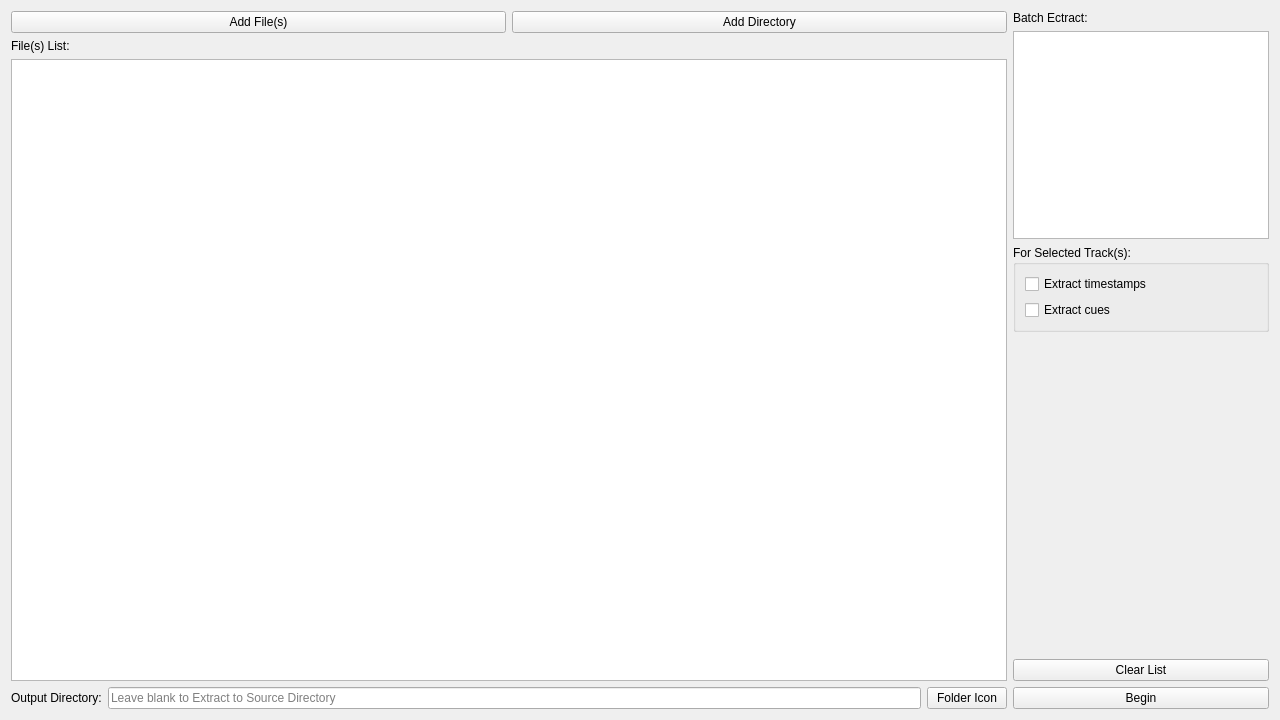
<?xml version="1.0" encoding="UTF-8"?>
<ui version="4.0">
 <class>Form</class>
 <widget class="QWidget" name="Form">
  <property name="geometry">
   <rect>
    <x>0</x>
    <y>0</y>
    <width>1280</width>
    <height>720</height>
   </rect>
  </property>
  <property name="windowTitle">
   <string>Form</string>
  </property>
  <layout class="QGridLayout" name="gridLayout_2" columnstretch="1,0">
   <item row="0" column="0">
    <layout class="QVBoxLayout" name="verticalLayout_7">
     <item>
      <layout class="QHBoxLayout" name="horizontalLayout_2">
       <item>
        <widget class="QPushButton" name="addfile_btn">
         <property name="text">
          <string>Add File(s)</string>
         </property>
        </widget>
       </item>
       <item>
        <widget class="QPushButton" name="adddir_btn">
         <property name="text">
          <string>Add Directory</string>
         </property>
        </widget>
       </item>
      </layout>
     </item>
     <item>
      <layout class="QVBoxLayout" name="verticalLayout_5">
       <item>
        <layout class="QVBoxLayout" name="verticalLayout_2">
         <item>
          <widget class="QLabel" name="label">
           <property name="text">
            <string>File(s) List:</string>
           </property>
          </widget>
         </item>
         <item>
          <widget class="QTreeView" name="files_tree"/>
         </item>
        </layout>
       </item>
       <item>
        <layout class="QHBoxLayout" name="horizontalLayout">
         <item>
          <widget class="QLabel" name="label_3">
           <property name="text">
            <string>Output Directory:</string>
           </property>
          </widget>
         </item>
         <item>
          <widget class="QLineEdit" name="output_dic_LE">
           <property name="inputMask">
            <string/>
           </property>
           <property name="placeholderText">
            <string>Leave blank to Extract to Source Directory</string>
           </property>
          </widget>
         </item>
         <item>
          <widget class="QPushButton" name="output_dic_btn">
           <property name="text">
            <string>Folder Icon</string>
           </property>
          </widget>
         </item>
        </layout>
       </item>
      </layout>
     </item>
    </layout>
   </item>
   <item row="0" column="1">
    <layout class="QVBoxLayout" name="verticalLayout_6">
     <item>
      <layout class="QVBoxLayout" name="verticalLayout_3">
       <item>
        <layout class="QVBoxLayout" name="verticalLayout">
         <item>
          <widget class="QLabel" name="label_2">
           <property name="text">
            <string>Batch Ectract:</string>
           </property>
          </widget>
         </item>
         <item>
          <widget class="QListWidget" name="batch_lst"/>
         </item>
        </layout>
       </item>
       <item>
        <widget class="QGroupBox" name="groupBox">
         <property name="title">
          <string>For Selected Track(s):</string>
         </property>
         <layout class="QGridLayout" name="gridLayout">
          <item row="0" column="0">
           <widget class="QCheckBox" name="timestamps_chbox">
            <property name="text">
             <string>Extract timestamps</string>
            </property>
           </widget>
          </item>
          <item row="1" column="0">
           <widget class="QCheckBox" name="cue_chbox">
            <property name="text">
             <string>Extract cues</string>
            </property>
           </widget>
          </item>
         </layout>
        </widget>
       </item>
      </layout>
     </item>
     <item>
      <spacer name="verticalSpacer">
       <property name="orientation">
        <enum>Qt::Vertical</enum>
       </property>
       <property name="sizeHint" stdset="0">
        <size>
         <width>20</width>
         <height>298</height>
        </size>
       </property>
      </spacer>
     </item>
     <item>
      <layout class="QVBoxLayout" name="verticalLayout_4">
       <item>
        <widget class="QPushButton" name="clear_btn">
         <property name="text">
          <string>Clear List</string>
         </property>
        </widget>
       </item>
       <item>
        <widget class="QPushButton" name="start_btn">
         <property name="text">
          <string>Begin</string>
         </property>
        </widget>
       </item>
      </layout>
     </item>
    </layout>
   </item>
  </layout>
 </widget>
 <resources/>
 <connections/>
</ui>
